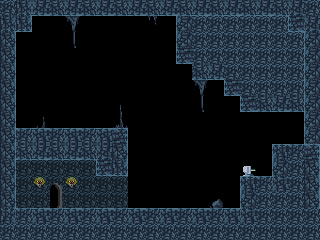

Rendered tile map (Tiled .tmx) drawn with the repository's tilesets; below, a short description and the full map source, tile grids included:
An orthogonal 20x15 tile map with 16x16 px tiles, 2 tile layers (topTiles, foreground) and 19 objects (15x tile, hermit, door, barrier, userectangle).

<map version="1.0" tiledversion="1.1.1" orientation="orthogonal" renderorder="right-down" width="20" height="15" tilewidth="16" tileheight="16" infinite="0" nextobjectid="23">
 <properties>
  <property name="background" value="cave" />
  <property name="offset" type="int" value="40" />
  <property name="song" value="shop" />
 </properties>
 <tileset firstgid="1" name="base" tilewidth="16" tileheight="16" spacing="1" tilecount="330" columns="22">
  <image source="../../../graphics/game/tiles.png" width="374" height="255" />
 </tileset>
 <layer name="topTiles" width="20" height="15">
  <data encoding="csv">
268,201,203,202,203,202,203,202,203,202,203,202,203,202,203,202,203,202,204,268,
201,289,0,0,0,0,0,0,0,0,0,0,0,0,0,0,0,0,290,204,
223,0,0,0,0,0,0,0,0,0,0,0,0,0,0,0,0,0,0,226,
223,0,0,0,0,0,0,0,0,0,0,0,0,0,0,0,0,0,0,226,
223,0,0,0,0,0,0,0,0,0,0,0,0,0,0,0,0,0,0,226,
223,0,0,0,0,0,0,0,0,0,0,0,0,0,0,0,0,0,0,226,
223,0,0,0,0,0,0,270,0,0,0,0,0,0,0,0,0,0,0,226,
223,0,221,0,0,0,0,292,0,0,0,0,0,0,0,0,0,0,0,226,
223,246,247,246,247,246,247,311,0,0,0,0,0,0,0,0,0,0,0,226,
223,202,203,202,203,202,204,223,0,0,0,0,0,0,0,0,0,312,246,311,
223,224,224,224,224,224,290,289,0,0,0,0,0,0,0,143,0,226,268,223,
223,224,224,224,224,224,224,224,0,0,0,0,0,0,0,312,246,248,268,223,
223,224,224,224,224,224,224,224,0,0,0,0,0,267,0,226,268,268,268,223,
245,246,247,246,247,246,247,246,247,246,247,246,247,246,247,248,268,268,268,268,
268,268,268,268,268,268,268,268,268,268,268,268,268,268,268,268,268,268,268,268
</data>
 </layer>
 <layer name="foreground" width="20" height="15">
  <data encoding="csv">
0,0,0,0,0,0,0,0,0,0,0,0,0,0,0,0,0,0,0,0,
0,0,0,0,271,0,0,0,0,287,0,226,268,268,268,268,268,268,0,0,
0,0,0,0,293,0,0,0,0,0,0,226,268,268,268,268,268,268,268,0,
0,0,0,0,0,0,0,0,0,0,0,290,268,268,268,268,268,268,268,0,
0,0,0,0,0,0,0,0,0,0,0,0,202,203,268,268,268,268,268,0,
0,0,0,0,0,0,0,0,0,0,0,0,271,0,290,268,268,268,268,0,
0,0,0,0,0,0,0,0,0,0,0,0,293,0,0,290,202,203,202,0,
0,0,0,0,0,0,0,0,0,0,0,0,0,0,0,0,0,0,0,0,
0,0,0,0,0,0,0,0,0,0,0,0,0,0,0,0,0,0,0,0,
0,0,0,0,0,0,0,0,0,0,0,0,0,0,0,0,0,0,0,0,
0,0,0,0,0,0,0,0,0,0,0,0,0,0,0,0,0,0,0,0,
0,0,196,187,196,0,0,0,0,0,0,0,0,0,0,0,0,0,0,0,
0,0,0,209,0,0,0,0,0,0,0,0,0,0,0,0,0,0,0,0,
0,0,0,0,0,0,0,0,0,0,0,0,0,0,0,0,0,0,0,0,
0,0,0,0,0,0,0,0,0,0,0,0,0,0,0,0,0,0,0,0
</data>
 </layer>
 <objectgroup name="topObjects" visible="0">
  <object id="3" name="tile" x="0" y="0" width="32" height="32" />
  <object id="4" name="tile" x="288" y="0" width="32" height="32" />
  <object id="5" name="tile" x="272" y="144" width="48" height="96" />
  <object id="6" name="tile" x="240" y="176" width="32" height="64" />
  <object id="7" name="tile" x="16" y="208" width="224" height="32" />
  <object id="8" name="tile" x="0" y="32" width="16" height="208" />
  <object id="9" name="tile" x="16" y="128" width="80" height="32" />
  <object id="10" name="tile" x="96" y="128" width="32" height="48" />
  <object id="11" name="tile" x="32" y="0" width="256" height="16" />
  <object id="12" name="tile" x="304" y="32" width="16" height="112" />
  <object id="13" name="hermit" x="256" y="160" width="16" height="16">
   <properties>
    <property name="freeze" type="bool" value="true" />
    <property name="scale" type="int" value="-1" />
   </properties>
  </object>
  <object id="15" name="tile" x="176" y="16" width="112" height="48" />
  <object id="16" name="tile" x="288" y="32" width="16" height="80" />
  <object id="17" name="tile" x="240" y="64" width="48" height="48" />
  <object id="18" name="tile" x="224" y="64" width="16" height="32" />
  <object id="19" name="tile" x="192" y="64" width="32" height="16" />
  <object id="20" name="door" x="48" y="192" width="16" height="16">
   <properties>
    <property name="link" value="mountain_1-5;48;192;" />
   </properties>
  </object>
  <object id="21" name="barrier" x="240" y="160" height="16" />
  <object id="22" name="userectangle" x="208" y="192" width="16" height="16">
   <properties>
    <property name="func" value="data.scripts.shoptoggle" />
   </properties>
  </object>
 </objectgroup>
</map>
